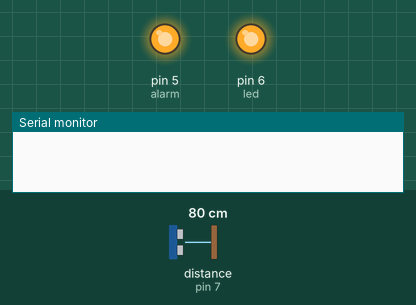
Recording of a sketch running on a simulated Arduino Uno, built with avr-gcc and run on an emulated ATmega328P. Parts: output pins drawn as LEDs (lit = HIGH), the last lines printed to the serial monitor. Wiring (inferred from the names in the program): ultrasonic range finder: trigger pin 8; echo pin 7. Inputs (shaded band) come from the test bench; at power-on: distance to the obstacle (sensor on pin 7) 80 cm. The echo pulse lasts 58.3 µs per cm; the local clock reads 2024-03-15 10:24:30 at power-on unless the sketch sets it; pins used as bus, display or sensor lines are not drawn.

Above: at 0.1 s.
At 0.6 s:
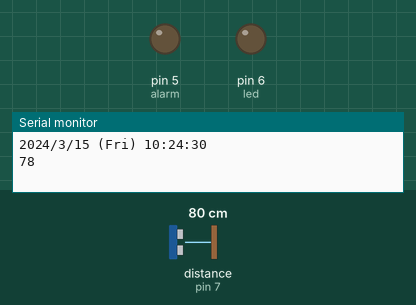
Timing chart, 0 to 2.1 s (numbered marks = the images above):
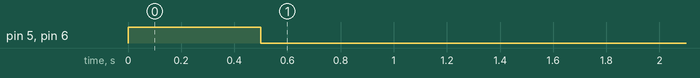

The sketch:

abdallah_code.ino
```cpp
// Date and time functions using a DS1307 RTC connected via I2C and Wire lib
#include "RTClib.h"
#include <Adafruit_I2CDevice.h>
 #include <Wire.h>
#include <SoftwareSerial.h>
 #include <SPI.h>
#define echo 7
#define trigger 8


RTC_DS3231 rtc;
#define alarm 5
#define led 6

char daysOfTheWeek[7][12] = {"Sun", "Mon", "Tue", "Wed", "Thur", "Fri", "Sat"};
// Configure software serial port
SoftwareSerial  mySerial(10,11);
// variables for current and voltage
 long duration;
int distance;
int var=1;
void setup () {
  // Initializing serial commmunication
 mySerial.begin(9600);
  Serial.begin(9600);
// Set relay as OUTPUT
pinMode(echo,INPUT);
pinMode(trigger,OUTPUT);
digitalWrite(trigger,LOW);
  pinMode(led, OUTPUT);
    pinMode(alarm, OUTPUT);
  // By default the relay is on
  digitalWrite(alarm, LOW);

#ifndef ESP8266
  while (!Serial); // wait for serial port to connect. Needed for native USB
#endif

  if (! rtc.begin()) {
    Serial.println("Couldn't find RTC");
    Serial.flush();
    while (1) delay(10);
  }

  if (rtc.lostPower()) {
    Serial.println("RTC lost power, let's set the time!");
    // When time needs to be set on a new device, or after a power loss, the
    // following line sets the RTC to the date & time this sketch was compiled
    rtc.adjust(DateTime(F(__DATE__), F(__TIME__)));
    // This line sets the RTC with an explicit date & time, for example to set
    // January 21, 2014 at 3am you would call:
    // rtc.adjust(DateTime(2014, 1, 21, 3, 0, 0));
  }


    digitalWrite(alarm,HIGH);
   digitalWrite(led,HIGH);
   delay(500);
     digitalWrite(alarm, LOW);
       digitalWrite(led, LOW);
}

void loop () {
  DateTime now = rtc.now();
 Serial.print(now.year(), DEC);
    Serial.print('/');
    Serial.print(now.month(), DEC);
    Serial.print('/');
    Serial.print(now.day(), DEC);
    Serial.print(" (");
    Serial.print(daysOfTheWeek[now.dayOfTheWeek()]);
    Serial.print(") ");
    Serial.print(now.hour(), DEC);
    Serial.print(':');
    Serial.print(now.minute(), DEC);
    Serial.print(':');
    Serial.print(now.second(), DEC);
    Serial.println();
 digitalWrite(trigger,LOW);
 delayMicroseconds(2);
 digitalWrite(trigger,HIGH);
 delayMicroseconds(10);
 digitalWrite(trigger,LOW);
 duration=pulseIn(echo,HIGH);
 distance=duration*0.017;
   Serial.println(distance);
 remainder();
 updateSerial();
  delay(50);
}


// Function that sends SMS
void sendSMS1(){
 // AT command to set SIM900 to SMS mode
  mySerial.print("AT+CMGF=1\r");
  delay(100);
  // REPLACE THE X's WITH THE RECIPIENT'S MOBILE NUMBER
  // USE INTERNATIONAL FORMAT CODE FOR MOBILE NUMBERS
  mySerial.println("AT+CMGS=\"+255689470716\"\r");
  delay(100);
  // Send the SMS
  mySerial.println("There is a person in your premises");
  delay(100);
  // End AT command with a ^Z, ASCII code 26
 mySerial.println((char)26);
  delay(100);
  mySerial.println();
  // Give module time to send SMS
  delay(5000);
   Serial.print("SMS SENT");
}

void remainder(){
DateTime now = rtc.now();
if (now.hour()>=0 && now.minute() >=2){
if (distance < 5){
if (var==1){
  digitalWrite(alarm,HIGH);
   digitalWrite(led,HIGH);
sendSMS1();
var=2;
  }
}
else{
 digitalWrite(alarm,LOW);
  digitalWrite(led,LOW);
var=1;
 }
 }
 else{
 }

}


void updateSerial()
{
  delay(500);
  while (Serial.available())
  {
    mySerial.write(Serial.read());//Forward what Serial received to Software Serial Port
  }
  while(mySerial.available())
  {
    Serial.write(mySerial.read());//Forward what Software Serial received to Serial Port
  }
}
```
